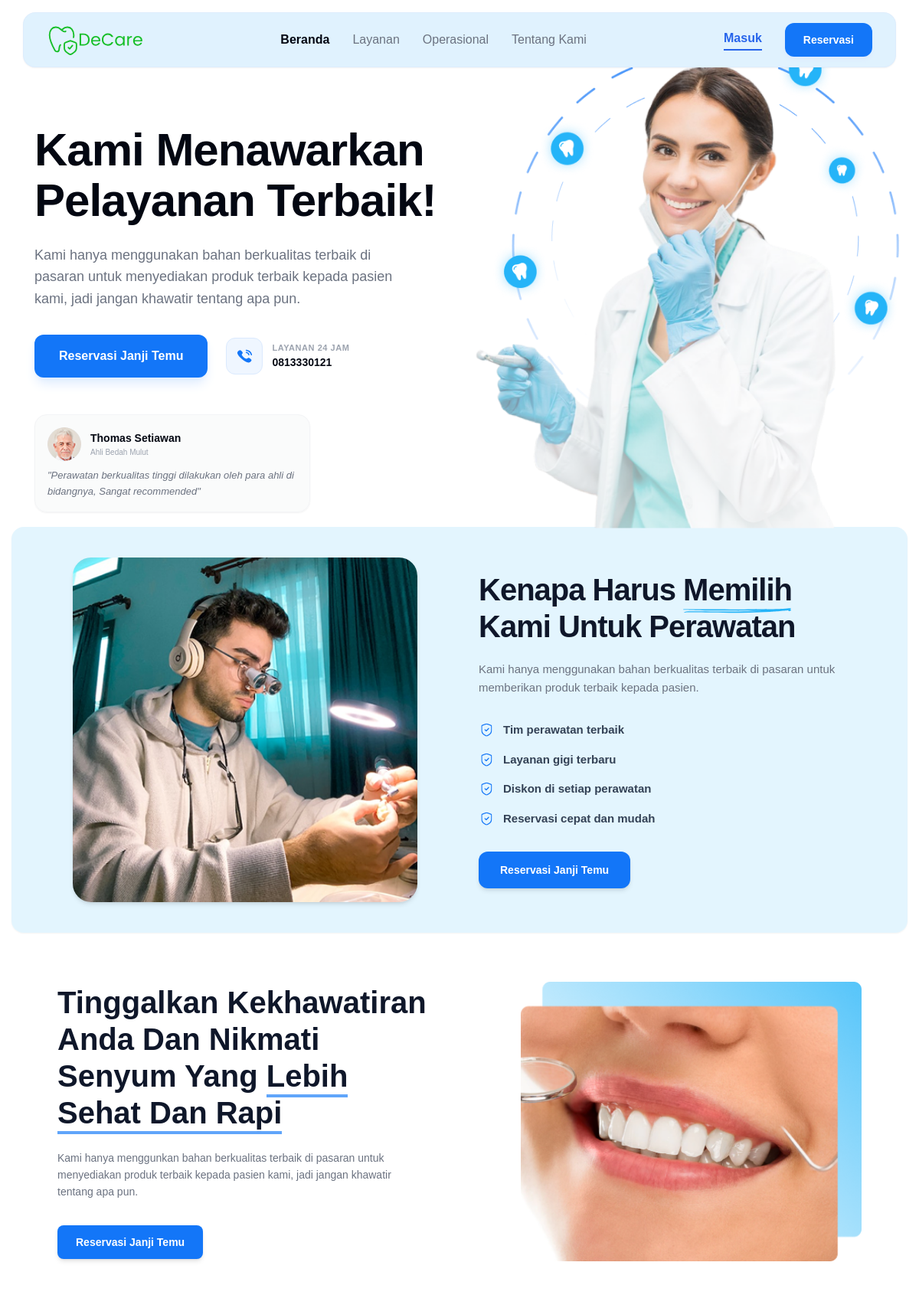
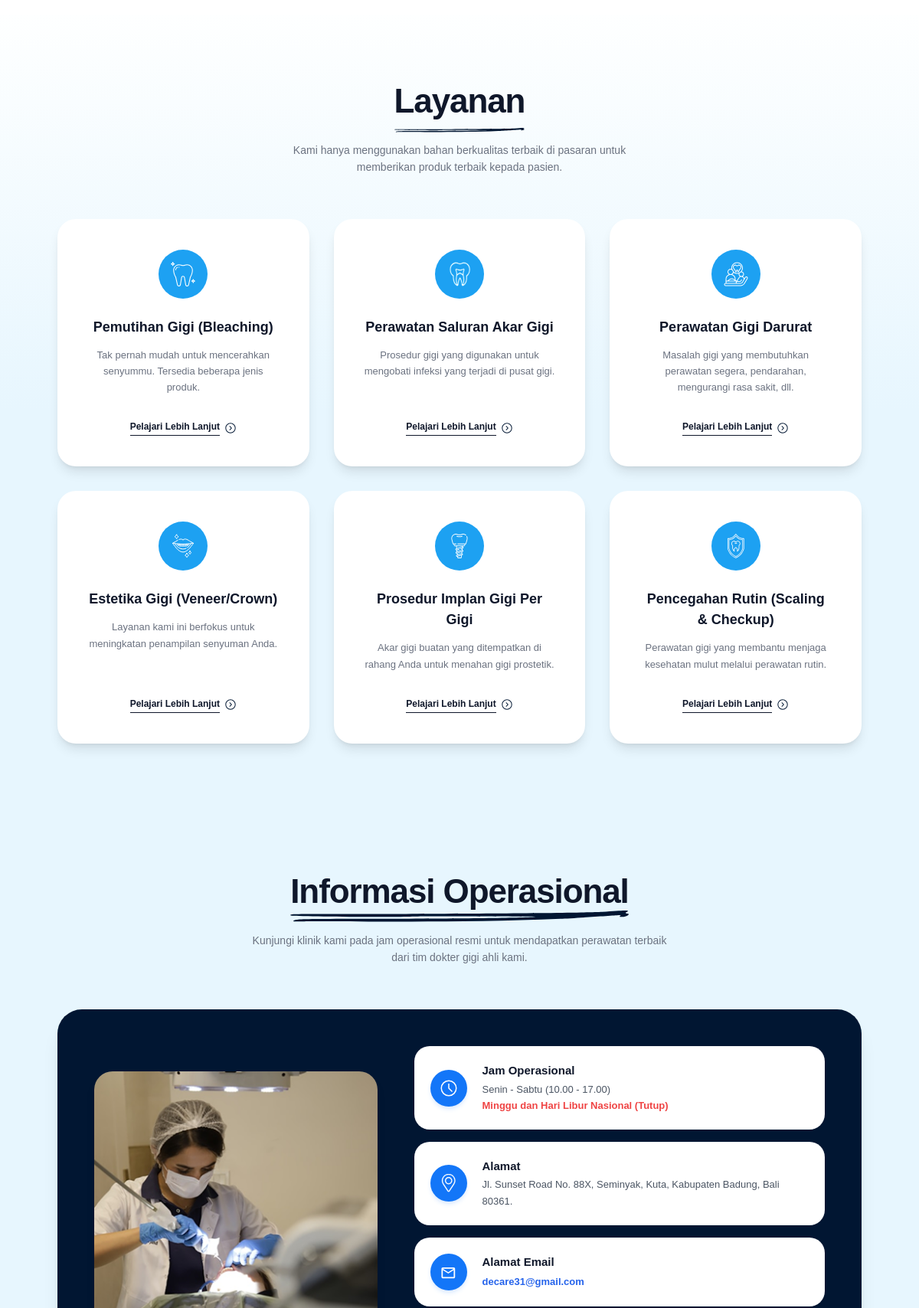
The page / (upper part) on the database its author committed (2 pictures, top to bottom).
### tables this page shows
CREATE TABLE `layanan` (
  `id_layanan` int(11) NOT NULL,
  `nama_layanan` varchar(100) NOT NULL,
  `harga` int(11) NOT NULL
);

### index.php (the view, shortened to what the rows shown need)
<?php
require_once 'functions.php';
$query_layanan = "SELECT * FROM layanan ORDER BY id_layanan ASC";
$result_layanan = mysqli_query($koneksi, $query_layanan);
?>
<!DOCTYPE html>
<html lang="id" class="scroll-smooth">
<head>
    <link rel="stylesheet" href="https://rsms.me/inter/inter.css" />
    <script src="https://cdn.tailwindcss.com"></script>
</head>
<body class="bg-white font-sans antialiased">
    <main>
        <section id="beranda" class="w-full relative overflow-visible py-12 lg:py-20 bg-white">
            <div class="max-w-[1170px] mx-auto px-[30px]">
                <div class="grid grid-cols-1 lg:grid-cols-2 relative z-20 items-center gap-[48px] w-full">
                    <div class="flex flex-col items-center lg:items-start lg:-mt-[16px] w-full lg:max-w-[570px] text-center lg:text-left">
                        <h1 class="w-full mb-6 text-[40px] lg:text-[60px] font-black text-gray-950 leading-[1.1] tracking-[-1px]">
                            <?php if (isset($_SESSION['login']) && $_SESSION['role'] === 'pasien'): ?>
                                Selamat Datang,<br><span class="text-gray-950"><?= htmlspecialchars($_SESSION['nama_pengguna']); ?></span>
                            <?php else: ?>
                                Kami Menawarkan <br class="hidden lg:block"> Pelayanan Terbaik!
                            <?php endif; ?>
                        </h1>
                    </div>
                </div>
            </div>
            <div class="m-auto max-w-[1170px] px-[30px] lg:px-[60px] py-[40px] lg:mt-18 mb-12 lg:mb-16 bg-sky-200/40 rounded-2xl shadow-sm">
                <div class="flex flex-col lg:flex-row justify-center items-center gap-10 lg:gap-20 text-left">
                    <div class="w-full lg:max-w-[480px]">
                        <h2 class="text-[32px] lg:text-[40px] font-black text-slate-900 leading-[1.2] mb-5 tracking-tight">
                            Kenapa Harus
                            <span class="relative inline-block text-slate-900 z-10">Memilih
                                <img src="assets/img/garis-abstrak.svg" alt="garis dekorasi" class="absolute -bottom-2 left-0 w-full h-auto -z-10">
                            </span><br> Kami Untuk Perawatan
                        </h2>
                    </div>
                </div>
            </div>
            <div class="max-w-[1170px] mx-auto px-[30px] lg:px-[60px]">
                <div class="grid grid-cols-1 lg:grid-cols-2 gap-[60px] items-center text-left">
                    <div class="order-2 lg:order-1">
                        <h2 class="text-[32px] lg:text-[40px] font-black text-slate-900 leading-[1.2] mb-6">
                            Tinggalkan Kekhawatiran Anda Dan Nikmati Senyum Yang <span class="border-b-[4px] border-blue-400 pb-0.5">Lebih Sehat Dan Rapi</span>
                        </h2>
                    </div>
                </div>
            </div>
        </section>
        <section id="layanan" class="w-full relative z-10 py-12 lg:py-20 bg-gradient-to-b from-[#FEFFFF] via-[#E7F6FE] to-[#E7F6FE]">
            <div class="max-w-[1170px] mx-auto text-center px-[30px] lg:px-[60px]">
                <div class="mb-14 flex flex-col items-center">
                    <h2 class="text-[36px] lg:text-[44px] font-black text-slate-900 mb-5 relative inline-block tracking-tight z-10">
                        Layanan
                        <img src="assets/img/garis-abstrak2.svg" alt="garis dekorasi" class="absolute -bottom-2 left-0 w-full h-auto -z-10">
                    </h2>
                </div>
                <div class="grid grid-cols-1 md:grid-cols-2 lg:grid-cols-3 gap-6 lg:gap-8">
                    <?php
                    while ($layanan = mysqli_fetch_assoc($result_layanan)):
                        $id = $layanan['id_layanan'];
                        $icon = isset($info_layanan[$id]['icon']) ? $info_layanan[$id]['icon'] : 'icon-pencegahan.svg';
                        $desc = isset($info_layanan[$id]['desc']) ? $info_layanan[$id]['desc'] : 'Deskripsi layanan perawatan DeCare.';
                    ?>
                        <div class="flex flex-col items-center text-center p-10 bg-white rounded-[24px] shadow-lg hover:shadow-xl transition-shadow duration-300">
                            <div class="flex items-center justify-center mb-6 w-16 h-16 shrink-0 rounded-full bg-[#1da1f2]">
                                <img src="assets/img/<?= $icon ?>" alt="<?= htmlspecialchars($layanan['nama_layanan']) ?>" class="w-8 h-8 object-contain">
                            </div>
                            <h3 class="mb-3 text-[18px] font-bold text-slate-900">
                                <?= htmlspecialchars($layanan['nama_layanan']) ?>
                            </h3>
                            <p class="mb-8 text-[13px] text-gray-500 leading-relaxed"><?= $desc ?></p>
                            <button onclick="openModal(<?= $id ?>)" class="mt-auto flex items-center gap-x-1.5 text-slate-900 hover:text-blue-600 transition-colors group cursor-pointer bg-transparent border-none">
                                <span class="text-[12px] font-bold border-b border-slate-900 group-hover:border-blue-600 transition-colors pb-0.5">Pelajari Lebih Lanjut</span>
                                <img src="assets/img/icon-panah.svg" alt="Panah" class="w-4 h-4 shrink-0 object-contain transition-transform group-hover:translate-x-1">
                            </button>
                        </div>
                    <?php endwhile; ?>
                </div>
            </div>
        </section>
        <section id="operasional" class="w-full pt-12 lg:pt-20 bg-[#E7F6FE]">
            <div class="max-w-[1170px] mx-auto px-[30px] lg:px-[60px]">
                <div class="mb-14 flex flex-col items-center text-center">
                    <h2 class="text-[36px] lg:text-[44px] font-black text-slate-900 mb-5 relative inline-block tracking-tight z-10">
                        Informasi Operasional
                        <img src="assets/img/garis-abstrak2.svg" alt="garis dekorasi" class="absolute -bottom-2 left-0 w-full h-auto -z-10">
                    </h2>
                </div>
            </div>
        </section>
    </main>
</body>
</html>

### rows shown on the page
layanan: shows a picture, nama_layanan "Pemutihan Gigi (Bleaching)", id_layanan "Tak pernah mudah untuk mencerahkan senyummu. Tersedia beberapa jenis produk."
layanan: shows a picture, nama_layanan "Perawatan Saluran Akar Gigi", id_layanan "Prosedur gigi yang digunakan untuk mengobati infeksi yang terjadi di pusat gigi."
layanan: shows a picture, nama_layanan "Perawatan Gigi Darurat", id_layanan "Masalah gigi yang membutuhkan perawatan segera, pendarahan, mengurangi rasa sakit, dll."
layanan: shows a picture, nama_layanan "Estetika Gigi (Veneer/Crown)", id_layanan "Layanan kami ini berfokus untuk meningkatan penampilan senyuman Anda."
layanan: shows a picture, nama_layanan "Prosedur Implan Gigi Per Gigi", id_layanan "Akar gigi buatan yang ditempatkan di rahang Anda untuk menahan gigi prostetik."
layanan: shows a picture, nama_layanan "Pencegahan Rutin (Scaling & Checkup)", id_layanan "Perawatan gigi yang membantu menjaga kesehatan mulut melalui perawatan rutin."
